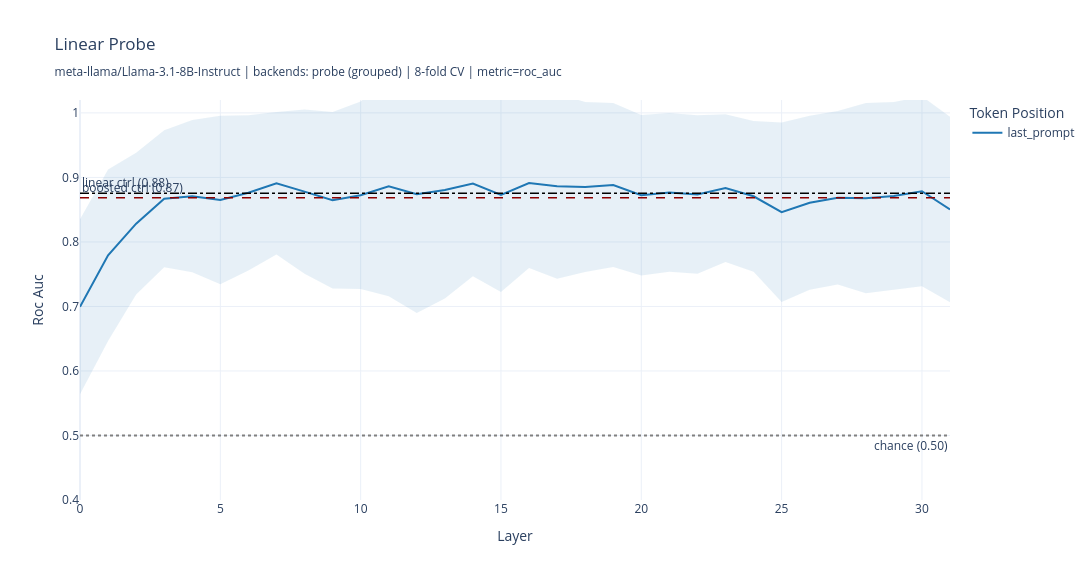

Notebook code for this chart:
### Markdown cell above
## Visualization & Summary

Probe curves with control baselines.

### Code cell
# Prepare results dict for plotting
label = f"probe ({cfg.cv_mode})"
all_results = {label: {pos: pr.cv_scores for pos, pr in results.items()}}

plot_probe_curves(
    all_results, cfg.token_positions, cfg.model_name, n_folds,
    metric="roc_auc",
    ctrl_linear=res_lin["roc_auc_mean"],
    ctrl_boosted=res_bst["roc_auc_mean"],
    save_path=cfg.reports_dir / f"probe_{cfg.safe_model_name}_{cfg.cv_mode}.html",
).show()

### Figure 1 — Plotly figure (JSON) as saved in the notebook; plotly's stock layout.template omitted (floating-point values rounded to 4 significant figures)
{"data": [{"legendgroup": "last_prompt", "line": {"color": "#1f77b4", "dash": "solid", "width": 2}, "mode": "lines", "name": "last_prompt", "showlegend": true, "type": "scatter", "x": [0, 1, 2, 3, 4, 5, 6, 7, 8, 9, 10, 11, 12, 13, 14, 15, 16, 17, 18, 19, 20, 21, 22, 23, 24, 25, 26, 27, 28, 29, 30, 31], "y": [0.6994, 0.7794, 0.8283, 0.8668, 0.8709, 0.8649, 0.8762, 0.8911, 0.8779, 0.8645, 0.8724, 0.8862, 0.8738, 0.8805, 0.8906, 0.8727, 0.8912, 0.8864, 0.8853, 0.8882, 0.8723, 0.8767, 0.8736, 0.8834, 0.8708, 0.846, 0.8608, 0.8684, 0.8679, 0.8714, 0.8785, 0.8502]}, {"fill": "toself", "fillcolor": "#1f77b4", "hoverinfo": "skip", "legendgroup": "last_prompt", "line": {"color": "rgba(0,0,0,0)"}, "opacity": 0.1, "showlegend": false, "type": "scatter", "x": [0, 1, 2, 3, 4, 5, 6, 7, 8, 9, 10, 11, 12, 13, 14, 15, 16, 17, 18, 19, 20, 21, 22, 23, 24, 25, 26, 27, 28, 29, 30, 31, 31, 30, 29, 28, 27, 26, 25, 24, 23, 22, 21, 20, 19, 18, 17, 16, 15, 14, 13, 12, 11, 10, 9, 8, 7, 6, 5, 4, 3, 2, 1, 0], "y": [0.8351, 0.9123, 0.9382, 0.973, 0.9888, 0.9956, 0.9964, 1.002, 1.005, 1.001, 1.018, 1.057, 1.058, 1.049, 1.034, 1.023, 1.023, 1.03, 1.017, 1.015, 0.9966, 0.9997, 0.9964, 0.9978, 0.9876, 0.985, 0.9957, 1.003, 1.015, 1.017, 1.026, 0.9939, 0.7065, 0.7313, 0.726, 0.7203, 0.7339, 0.7259, 0.7071, 0.7539, 0.7689, 0.7509, 0.7538, 0.7481, 0.7611, 0.7535, 0.7431, 0.7595, 0.7222, 0.7467, 0.7123, 0.69, 0.7158, 0.7271, 0.7278, 0.7506, 0.7806, 0.7559, 0.7343, 0.7529, 0.7606, 0.7185, 0.6465, 0.5638]}], "layout": {"annotations": [{"showarrow": false, "text": "linear ctrl (0.88)", "x": 0, "xanchor": "left", "xref": "x domain", "y": 0.8753, "yanchor": "bottom", "yref": "y"}, {"showarrow": false, "text": "boosted ctrl (0.87)", "x": 0, "xanchor": "left", "xref": "x domain", "y": 0.8686, "yanchor": "bottom", "yref": "y"}, {"showarrow": false, "text": "chance (0.50)", "x": 1, "xanchor": "right", "xref": "x domain", "y": 0.5, "yanchor": "top", "yref": "y"}], "height": 580, "hovermode": "x unified", "legend": {"title": {"text": "Token Position"}}, "shapes": [{"line": {"color": "black", "dash": "dashdot", "width": 1.5}, "type": "line", "x0": 0, "x1": 1, "xref": "x domain", "y0": 0.8753, "y1": 0.8753, "yref": "y"}, {"line": {"color": "darkred", "dash": "dash", "width": 1.5}, "type": "line", "x0": 0, "x1": 1, "xref": "x domain", "y0": 0.8686, "y1": 0.8686, "yref": "y"}, {"line": {"color": "gray", "dash": "dot"}, "type": "line", "x0": 0, "x1": 1, "xref": "x domain", "y0": 0.5, "y1": 0.5, "yref": "y"}], "title": {"text": "Linear Probe<br><sub>meta-llama/Llama-3.1-8B-Instruct | backends: probe (grouped) | 8-fold CV | metric=roc_auc</sub>"}, "width": 1100, "xaxis": {"title": {"text": "Layer"}}, "yaxis": {"range": [0.4, 1.02], "title": {"text": "Roc Auc"}}}}
